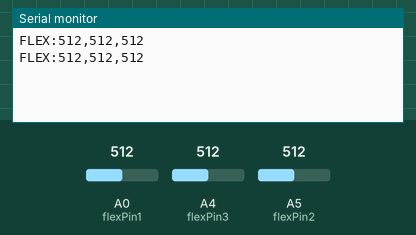
The sketch below on a simulated Arduino Uno, built with avr-gcc and run on an emulated ATmega328P. Parts: the last lines printed to the serial monitor. The test bench sets the inputs (shaded band); at power-on: A0 (flexPin1) = 512, A4 (flexPin3) = 512, A5 (flexPin2) = 512.

Above: at 1.8 s.
1.9 s: A0 (flexPin1) set to 716
At 2.8 s:
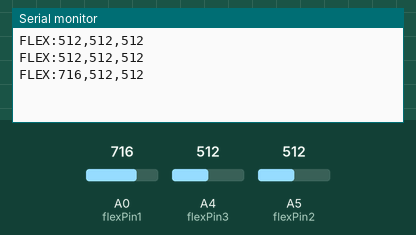
3.4 s: A4 (flexPin3) set to 716
At 4.7 s:
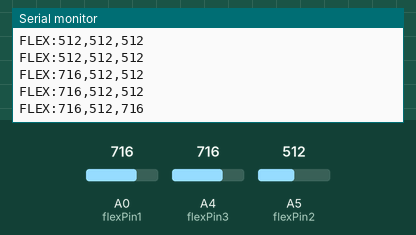
4.9 s: A5 (flexPin2) set to 716
At 5.5 s:
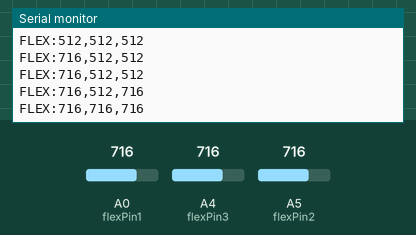
6.4 s: A0 (flexPin1) set to 900
At 7.7 s:
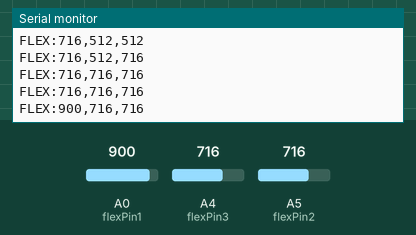
7.9 s: A4 (flexPin3) set to 900
At 8.8 s:
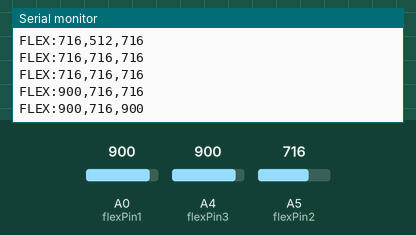
9.4 s: A5 (flexPin2) set to 900
At 10.7 s:
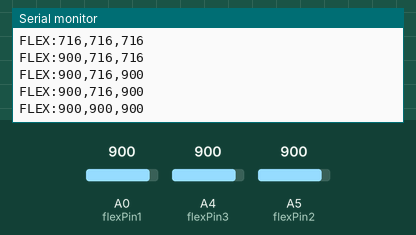
Timing chart, 0 to 11.9 s (numbered marks = the images above; inputs shaded):
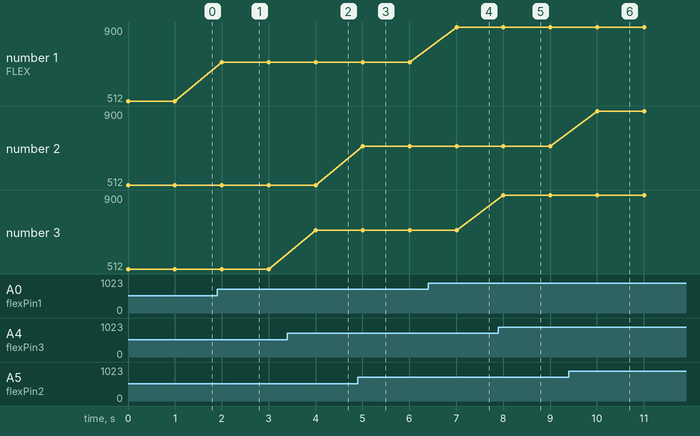

Measured:
- after the input at 1.9 s, the serial monitor: prints a new line after 0.10 s (image 1)
- after the input at 3.4 s, the serial monitor: prints a new line after 0.60 s (image 2)
- after the input at 4.9 s, the serial monitor: prints a new line after 0.10 s (image 3)
- after the input at 6.4 s, the serial monitor: prints a new line after 0.61 s (image 4)
- after the input at 7.9 s, the serial monitor: prints a new line after 0.11 s (image 5)
- after the input at 9.4 s, the serial monitor: prints a new line after 0.61 s (image 6)
- plotted number 1: 512 → 716 after the input at 1.9 s, 716 → 900 after the input at 6.4 s

The sketch:

arduino.ino
```cpp
// Flex sensor analog pins
const int flexPin1 = A0;
const int flexPin2 = A5;
const int flexPin3 = A4;


void setup() {
  Serial.begin(9600);
}

void loop() {
  // Read flex sensor values
  int flexValue1 = analogRead(flexPin1);
  int flexValue2 = analogRead(flexPin2);
  int flexValue3 = analogRead(flexPin3);

  // Send sensor data to NodeMCU via serial connection
  Serial.print("FLEX:");
  Serial.print(flexValue1);
  Serial.print(",");
  Serial.print(flexValue2);
  Serial.print(",");
  Serial.println(flexValue3);

  delay(1000); // Adjust delay as per your requirements
}
```
